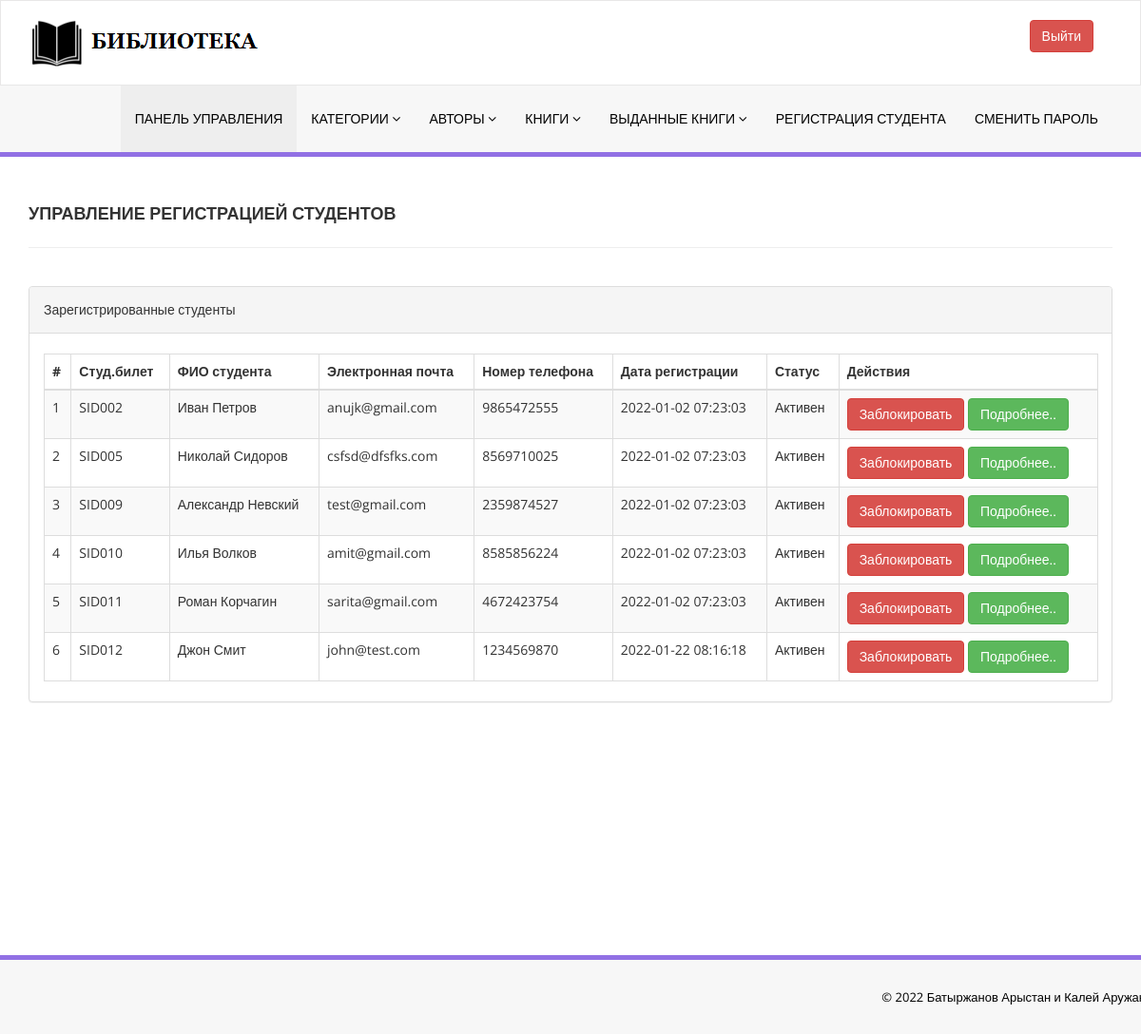
The page /library/admin/reg-students.php (signed in) on the database its author committed.
### tables this page shows
CREATE TABLE `tblstudents` (
  `id` int(11) NOT NULL,
  `StudentId` varchar(100) DEFAULT NULL,
  `FullName` varchar(120) DEFAULT NULL,
  `EmailId` varchar(120) DEFAULT NULL,
  `MobileNumber` char(11) DEFAULT NULL,
  `Password` varchar(120) DEFAULT NULL,
  `Status` int(1) DEFAULT NULL,
  `RegDate` timestamp NULL DEFAULT current_timestamp(),
  `UpdationDate` timestamp NULL DEFAULT NULL ON UPDATE current_timestamp()
);

### library/admin/reg-students.php (the view, shortened to what this page needs)
<?php
include('../includes/config.php');
if(strlen($_SESSION['alogin'])==0)
    {
header('location:index.php');
}
else{
    ?>
<!DOCTYPE html>
<html xmlns="http://www.w3.org/1999/xhtml">
<head>
    <link href="assets/css/bootstrap.css" rel="stylesheet" />
    <link href="assets/css/font-awesome.css" rel="stylesheet" />
    <link href="assets/js/dataTables/dataTables.bootstrap.css" rel="stylesheet" />
    <link href="assets/css/style.css" rel="stylesheet" />
</head>
<body>
<?php include('includes/header.php');?>
    <div class="content-wrapper">
         <div class="container">
        <div class="row pad-botm">
            <div class="col-md-12">
                <h4 class="header-line">Управление регистрацией студентов</h4>
    </div>
        </div>
            <div class="row">
                <div class="col-md-12">
                    <div class="panel panel-default">
                        <div class="panel-heading">
                          Зарегистрированные студенты
                        </div>
                        <div class="panel-body">
                            <div class="table-responsive">
                                <table class="table table-striped table-bordered table-hover" id="dataTables-example">
                                    <thead>
                                        <tr>
                                            <th>#</th>
                                            <th>Студ.билет</th>
                                            <th>ФИО студента</th>
                                            <th>Электронная почта </th>
                                            <th>Номер телефона</th>
                                            <th>Дата регистрации</th>
                                            <th>Статус</th>
                                            <th>Действия</th>
                                        </tr>
                                    </thead>
                                    <tbody>
<?php $sql = "SELECT * from tblstudents";
$query = $dbh -> prepare($sql);
$query->execute();
$results=$query->fetchAll(PDO::FETCH_OBJ);
$cnt=1;
if($query->rowCount() > 0)
{
foreach($results as $result)
{               ?>
                                        <tr class="odd gradeX">
                                            <td class="center"><?php echo htmlentities($cnt);?></td>
                                            <td class="center"><?php echo htmlentities($result->StudentId);?></td>
                                            <td class="center"><?php echo htmlentities($result->FullName);?></td>
                                            <td class="center"><?php echo htmlentities($result->EmailId);?></td>
                                            <td class="center"><?php echo htmlentities($result->MobileNumber);?></td>
                                             <td class="center"><?php echo htmlentities($result->RegDate);?></td>
                                            <td class="center"><?php if($result->Status==1)
                                            {
                                                echo htmlentities("Активен");
                                            } else {
                                            echo htmlentities("Заблокирован");
}
                                            ?></td>
                                            <td class="center">
<?php if($result->Status==1)
 {?>
<a href="reg-students.php?inid=<?php echo htmlentities($result->id);?>" onclick="return confirm('Вы уверены, что хотите заблокировать этого студента?');" >  <button class="btn btn-danger"> Заблокировать</button>
<?php } else {?>
<a href="reg-students.php?id=<?php echo htmlentities($result->id);?>" onclick="return confirm('Вы уверены, что хотите активировать этого студента?');"><button class="btn btn-primary"> Активировать</button>
                                            <?php } ?>
<a href="student-history.php?stdid=<?php echo htmlentities($result->StudentId);?>"><button class="btn btn-success"> Подробнее..</button>
                                            </td>
                                        </tr>
 <?php $cnt=$cnt+1;}} ?>
                                    </tbody>
                                </table>
                            </div>
                        </div>
                    </div>
                </div>
            </div>
    </div>
    </div>
  <?php include('includes/footer.php');?>
</body>
</html>
<?php } ?>

### library/admin/assets/css/style.css (style rules this page uses)
.content-wrapper { margin-top: 40px; min-height:800px; padding-bottom:90px; }
.header-line { font-weight:900; padding-bottom:25px; border-bottom:1px solid #eeeeee; text-transform:uppercase; }
.pad-botm { padding-bottom:30px; }

### rows shown on the page
tblstudents: StudentId "SID002", FullName "Иван Петров", EmailId "anujk@gmail.com", MobileNumber "9865472555", RegDate "2022-01-02 07:23:03"
tblstudents: StudentId "SID005", FullName "Николай Сидоров", EmailId "csfsd@dfsfks.com", MobileNumber "8569710025", RegDate "2022-01-02 07:23:03"
tblstudents: StudentId "SID009", FullName "Александр Невский", EmailId "test@gmail.com", MobileNumber "2359874527", RegDate "2022-01-02 07:23:03"
tblstudents: StudentId "SID010", FullName "Илья Волков", EmailId "amit@gmail.com", MobileNumber "8585856224", RegDate "2022-01-02 07:23:03"
tblstudents: StudentId "SID011", FullName "Роман Корчагин", EmailId "sarita@gmail.com", MobileNumber "4672423754", RegDate "2022-01-02 07:23:03"
tblstudents: StudentId "SID012", FullName "Джон Смит", EmailId "john@test.com", MobileNumber "1234569870", RegDate "2022-01-22 08:16:18"
